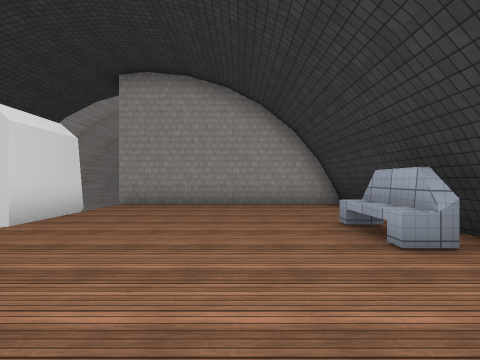
[1] (above)

21 first-person views from a walk through a 3-D level made in the Unity game engine. The camera is 1.4 m above the floor, looks level and sees 85° across. The floor is counted in squares, 2 m on a side. Each view is taken from the middle of a square. On the plan, view 1 faces up. The plan holds only what a view shows up to about 9 squares ahead; the rest is blank. The place goes on beyond the plan. The player character is not drawn. Some surface patterns are stand-ins.

[2]
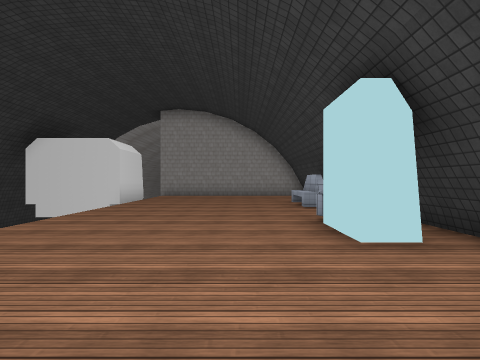

[3]
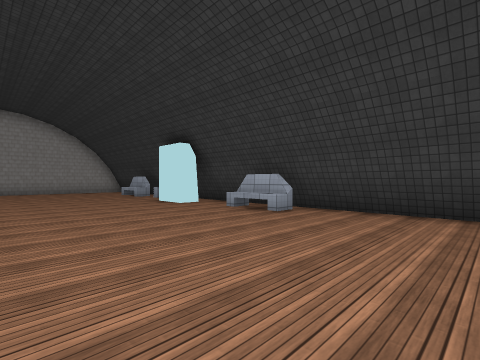

[4]
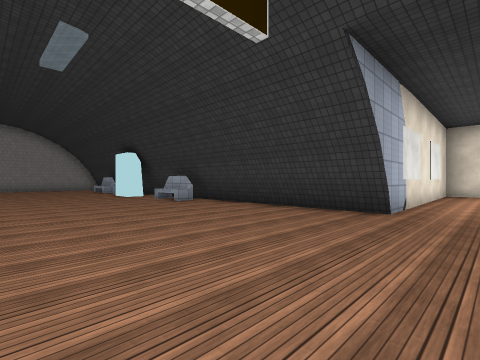

[5]
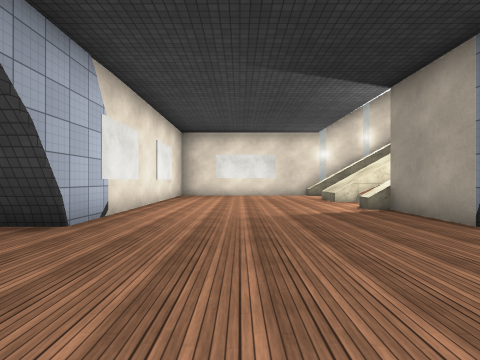

[6]
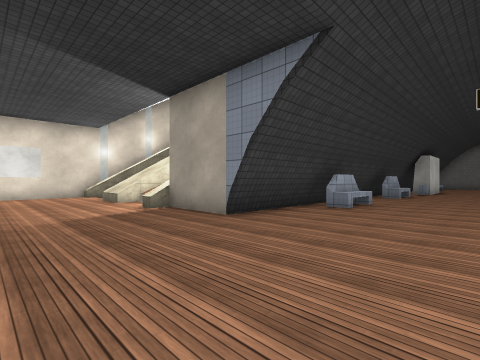

[7]
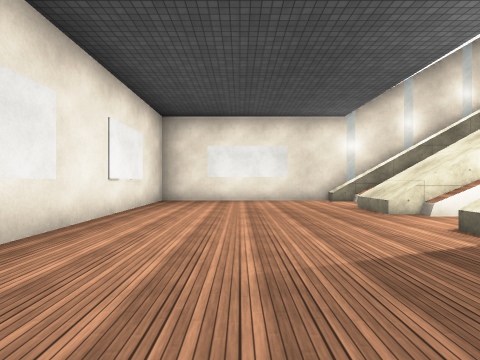

[8]
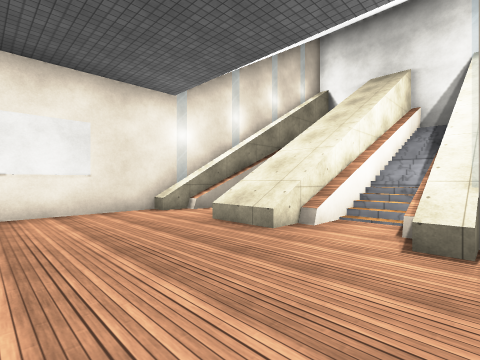

[9]
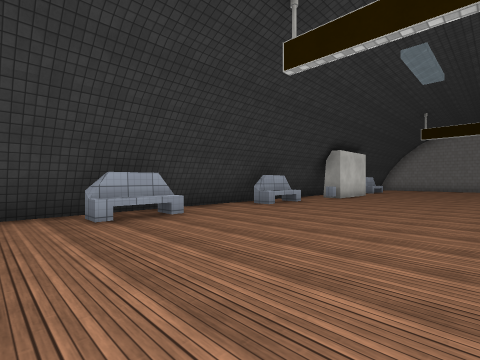

[10]
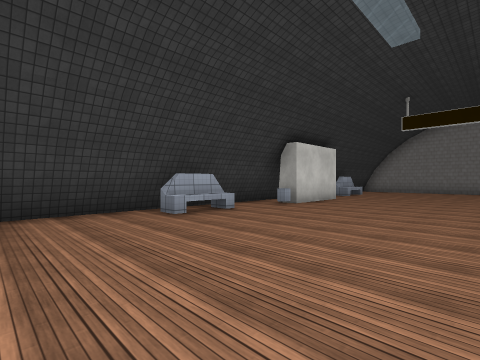

[11]
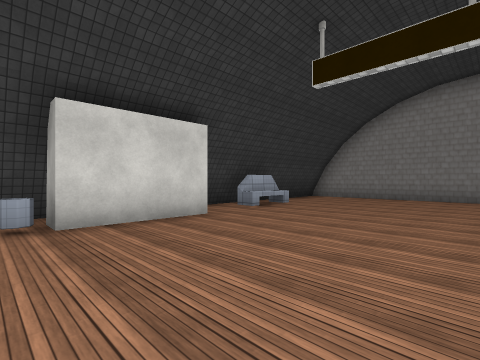

[12]
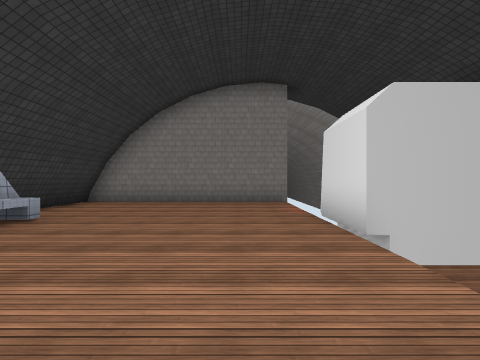

[13]
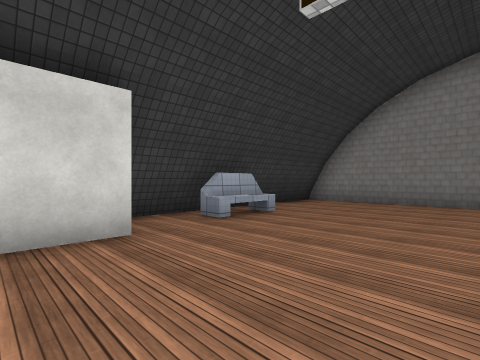

[14]
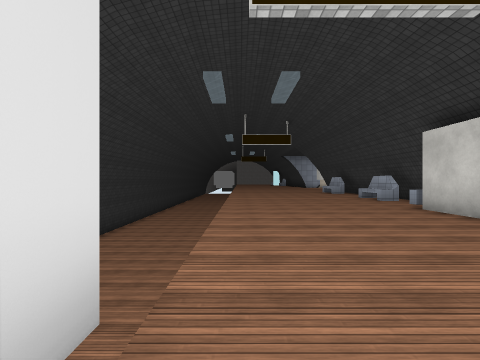

[15]
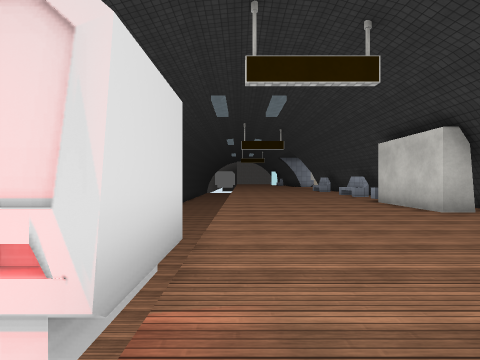

[16]
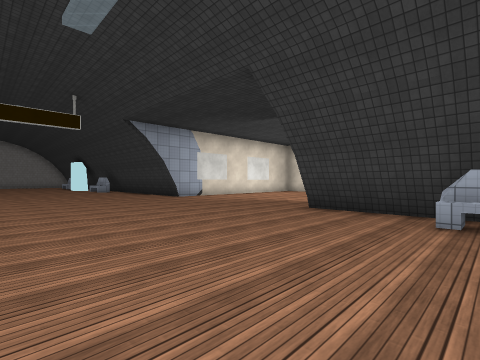

[17]
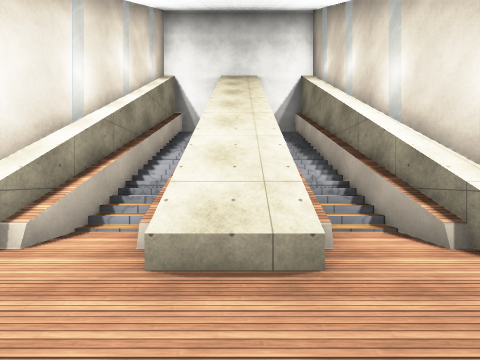

[18]
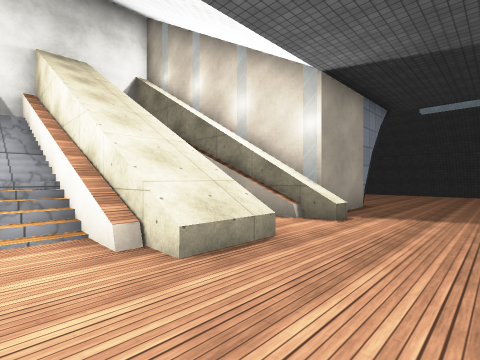

[19]
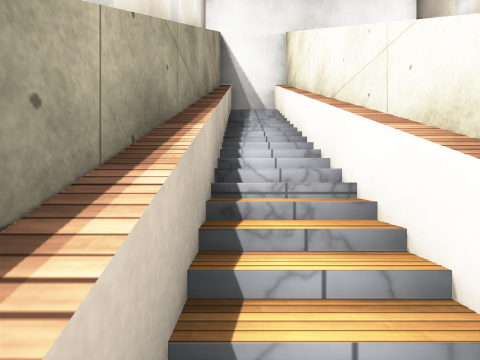

[20]
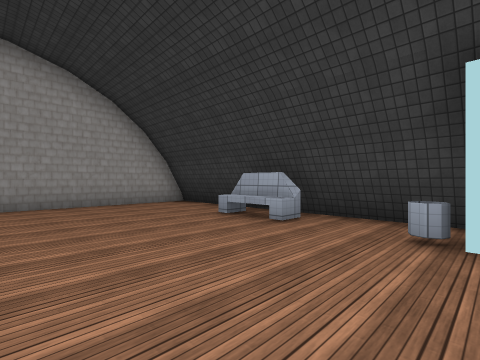

[21]
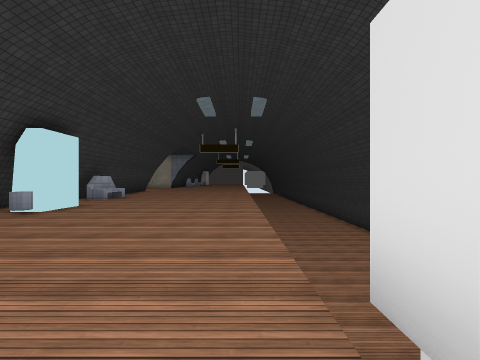

### Floor plan
Key: @ floor where view 1 was taken; # wall or solid block; . floor; / step, stairs or slope; ^ raised ledge; v drop or lower ground.
Columns run from 6 left of view 1 to 11 right of it. Each row starts with its distance up from view 1.
  8   v#######
  7    ......#
  6   #......#
  5   #......#
  4 vvv.....##
  3  v .....##
  2  v ......#
  1 vv ......#
  0 vv ...@.##
 -1 vv .....##
 -2 vv ......#
 -3 vv .....^#
 -4    .....##
 -5    ......#
 -6    ......#
 -7    ......#
 -8    ......#
 -9    ......#
-10    ......#########
-11    ..............#
-12    ..............#
-13    ..............#
-14    ..............#
-15    ..............#
-16    ...........^..#
-17    ......###/^^^.#
-18    ......###/^ #/#
-19    ......# #/^ #/#
-20    .....## #/^ #/#
-21    .....## #/^ #/#
-22    ......# #/^ #/#
-23    ......# #/^ #/#
-24    .....^# #######
-25 vv .....##
-26 vv ......#
-27 vv ......#
-28 vv .....##
-29 vv .....##
-30  v .....##
-31  v ......#
-32  v .....##
-33  ##.....##
-34   #......#
-35   v......#
-36    ......#
-37   v......#
-38    #######

Where each view was taken, in squares from view 1:
view 1: 0 up, 0 right, facing up
view 2: 4 down, 0 right, facing up
view 3: 8 down, 3 left, facing up-right
view 4: 12 down, 3 left, facing up-right
view 5: 13 down, 1 left, facing right
view 6: 13 down, 1 left, facing down-right
view 7: 13 down, 2 right, facing right
view 8: 13 down, 5 right, facing down-right
view 9: 18 down, 3 left, facing down-right
view 10: 21 down, 3 left, facing down-right
view 11: 27 down, 3 left, facing down-right
view 12: 29 down, 2 left, facing down
view 13: 29 down, 2 left, facing down-right
view 14: 34 down, 3 left, facing up
view 15: 36 down, 3 left, facing up
view 16: 20 down, 3 left, facing up-right
view 17: 14 down, 8 right, facing down
view 18: 14 down, 10 right, facing down-left
view 19: 17 down, 10 right, facing down
view 20: 0 up, 2 left, facing up-right
view 21: 6 up, 3 left, facing down
